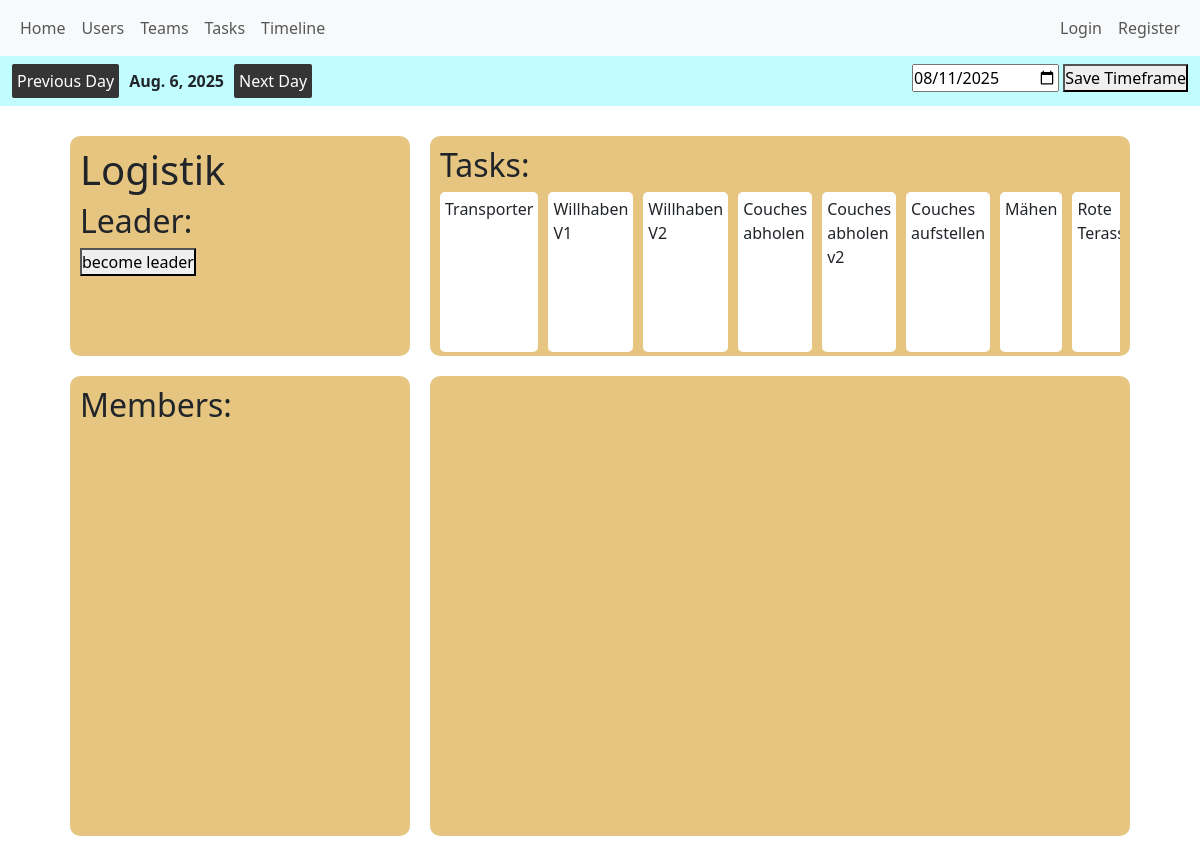
/users/view_team_page/32, run on the app's committed database.
### distributor/models.py (models this page shows, shortened)
class Project(models.Model):
    start_date = models.DateField()
    end_date = models.DateField()
    order_counter = models.IntegerField(default=0)
    current_date = models.DateField(default=date.today)

class Task(models.Model):
    name = models.CharField(max_length=100)
    team = models.ForeignKey(Team, on_delete=models.SET_NULL, null=True, blank=True)
    process = models.ForeignKey(Process, on_delete=models.CASCADE, null=True, blank=True, related_name='milestones')
    loops = models.IntegerField(default=0)
    priority = models.IntegerField(default=0)
    difficulty = models.IntegerField(default=0)
    approval_required = models.BooleanField(default=False)
    generated_deadline = models.DateField(null=True, blank=True)
    position = models.IntegerField(null=True, blank=True)
    hierarchy_in_process = models.IntegerField(default=0)
    initial_dependencies = models.ManyToManyField(
    "self",
    through="TaskDependency",
    through_fields=("presuccessor", "successor"),
    symmetrical=False,
    related_name="required_by",
    blank=True,
)

### users/models.py (models this page shows, shortened)
class Team(models.Model):
    name = models.CharField(max_length=100)
    color = models.CharField(max_length=7, default="#FFFFFF")
    schedule_flag = models.BooleanField(default=False)

### users/views.py (the view)
# urls.py: path('view_team_page/<int:team_id>', views.view_team_page, name='view_team_page'),
def view_team_page(request, team_id):
    team = Team.objects.get(pk=team_id)
    memberships = TeamMembership.objects.filter(team=team).all()
    context = {
        'team': team,
        'memberships': memberships,
    }
    return render(request, 'users/team_page.html', context)

### distributor/forms.py
class ProjectTimeframeForm(forms.ModelForm):
    class Meta:
        model = Project
        fields = ["start_date", "end_date"]
        widgets = {
            'start_date': forms.DateInput(attrs={'id': 'start_date_input_project', 'placeholder': 'Start Date', 'type': 'date'}),
            'end_date': forms.DateInput(attrs={'id': 'end_date_input_project', 'placeholder': 'End Date', 'type': 'date'})
        }

class DefineCurrentDate(forms.ModelForm):
    class Meta:
        model = Project
        fields = ['current_date']
        widgets = {'current_date': forms.DateInput(attrs={'id': 'current_date_input', 'placeholder': 'Current Date', 'type': 'date'})}

### distributor/context_processors.py (called while the page is built)
def global_project_timeframe_form(request):
    return {
        "global_project_timeframe_form": ProjectTimeframeForm(),
    }

def global_project_timeframe(request):
    project_time_frame = Project.objects.first()
    if project_time_frame:
        return {
            "global_project_timeframe": project_time_frame,
        }
    else:
        return {
            "global_project_timeframe": 'No values picked yet',
        }

def global_define_current_date_form(request):
    return {
        "global_define_current_date_form": DefineCurrentDate(),
    }

def global_project_info(request):
    project = Project.objects.first()
    if project:
        return {
            "project": project,
        }
    else:
        return {
            "project": 'No values picked yet',
        }

def global_number_new_messages_user(request):
    if request.user.is_authenticated:
        number_new_messages = Message.objects.filter(
            user=request.user, status="unread"
        ).count()
    else:
        number_new_messages = 0
    return {
        "number_new_messages": number_new_messages
    }

### users/templates/users/team_page.html (shortened to what this page needs)
{% extends 'users/base.html' %}
{% block content %}
    <div class="team_page_container">
        <div class="hard_facts_team_page">
            <h1>{{ team.name }}</h1>
            <h2>Leader: </h2>
            <form method="POST" action="{% url "user_team_leader_membership" team.id request.user.id %}">
                <button>become leader</button>
            </form>
        </div>
        <div  class="tasks_team_page">
            <h2>Tasks: </h2>
            <div class="all_tasks_team_page">
            {% for task in team.task_set.all %}
                <div class="task_listing_team_page">
                    {{ task.name }}
                </div>
            {% endfor %}
            </div>
        </div>
        <div class="members_team_page">
            <h2>Members: </h2>
        </div>
        <div class="main_content_team_page"></div>
    </div>
{% endblock %}

### users/templates/users/base.html (shortened to what this page needs)
{% load static %}
<!DOCTYPE html>
<html lang="en">
<head>
    <link href="https://cdn.jsdelivr.net/npm/bootstrap@5.3.7/dist/css/bootstrap.min.css" rel="stylesheet"
>
    <link rel="stylesheet" href="{% static 'css/style.css' %}">
</head>
<body>
<header>
    <nav class="navbar navbar-expand-lg bg-body-tertiary">
        <div class="container-fluid">
            <div class="collapse navbar-collapse" id="navbarNav">
                <ul class="navbar-nav">
                    <div class="internal_navbar_container">
                        <div class="common_links_base_navbar">
                            <li>
                                <a class="nav-link" href='{% url 'home' %}'>Home</a>
                            </li>
                            <li class="nav-item">
                                <a class="nav-link" href="{% url 'users' %}">Users</a>
                            </li>
                            <li class="nav-item">
                                <a class="nav-link" href="{% url 'teams' %}">Teams</a>
                            </li>
                            <li class="nav-item">
                                <a class="nav-link" href="{% url 'tasks' %}">Tasks</a>
                            </li>
                            <li class="nav-item">
                                <a class="nav-link" href="{% url 'timeline' %}">Timeline</a>
                            </li>
                        </div>
                        <div class="user_view">
                            {% if user.is_authenticated %}
                                {% if number_new_messages > 0 %}
                                    <a id="new_message_global" class="nav-link" href="{% url 'view_messages' user.id %}">{{ number_new_messages }} new</a>
                                {% endif %}
                                <a class="nav-link" href="{% url 'profile_page' user.id %}">{{ user }}</a>
                                <a class="nav-link" href="{% url 'logout_view' %}">Logout</a>
                            {% else %}
                                <a class="nav-link" href="{% url 'login_view' %}">Login</a>
                                <a class="nav-link" href="{% url 'register_view' %}">Register</a>
                            {% endif %}
                        </div>
                    </div>
                </ul>
            </div>
        </div>
    </nav>
<nav id="prototype_tester" class="navbar navbar-expand-lg bg-body-tertiary">
        <div class="container-fluid">
            <ul class="navbar-nav">
                <ul class="navbar-nav">
                    <div class="prototype_workflow">
                        <div class="next_and_previous_buttons">
                            <form method="POST" action="{% url 'current_date_previous_date' %}">
                                <button>Previous Day</button>
                            </form>
                            <strong>
                                {{ project.current_date }}
                            </strong>
                            <form method="POST" action="{% url 'current_date_next_date' %}">
                                <button>Next Day</button>
                            </form>
                        </div>
                        <div class="change_current_date_forms">
                            <form method="POST" action="{% url 'define_current_date' %}">
                                {{ global_define_current_date_form.current_date }}
                                <button type="submit">Save Timeframe</button>
                            </form>
                        </div>
                    </div>
                </ul>
            </ul>
        </div>
    </nav>
</header>
<main>
    {% block content %}
    {% endblock %}
</main>
</body>
</html>

### distributor/static/css/style.css (style rules this page uses)
* { padding: 0; margin: 0 }
body { min-height: 200vh; }
.navbar-nav { width: 100% !important; }
.internal_navbar_container { display: flex; justify-content: space-between; width: 100% }
.common_links_base_navbar { display: flex; }
.user_view { display: flex; }
#prototype_tester { background: #c1fdff !important; }
.prototype_workflow { display: flex; justify-content: space-between; width: 100%; }
.next_and_previous_buttons { display: flex; gap: 10px; align-items: center; }
.next_and_previous_buttons button { padding: 5px; border-radius: 2px; border: none; background: #353535; color: white; }
.change_current_date_forms { display: flex; gap: 10px; }
.team_page_container { display: grid; grid-template-columns: repeat(3, 1fr); grid-template-rows: repeat(3, 1fr); grid-column-gap: 0px; grid-row-gap: 0px; height: 90vh; width: 90vw; justify-self: center; margin: 20px; }
.team_page_container > * { margin: 10px; border-radius: 10px; background: #dfdfdf; padding: 10px; }
.hard_facts_team_page { grid-area: 1 / 1 / 2 / 2; }
.tasks_team_page { grid-area: 1 / 2 / 2 / 4; }
.members_team_page { grid-area: 2 / 1 / 5 / 2; }
.main_content_team_page { grid-area: 2 / 2 / 5 / 4; }
.task_listing_team_page { background: #ffffff; padding: 5px; border-radius: 5px; width: 200px; }
.all_tasks_team_page { display: flex; gap: 10px; height: 80%; overflow-x: auto; }

### data on the page
Project: current_date "Aug. 6, 2025"
Team: name "Logistik"
Task: name "Transporter"
Task: name "Willhaben V1"
Task: name "Willhaben V2"
Task: name "Couches abholen"
Task: name "Couches abholen v2"
Task: name "Couches aufstellen"
Task: name "Mähen"
Task: name "Rote…"
